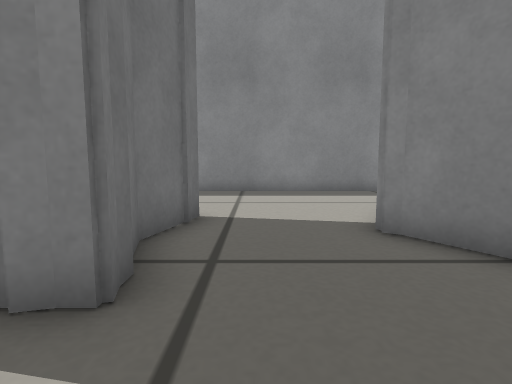
View 1 (above)

12 first-person views from a walk through a Gazebo world. The camera is 0.24 m above the floor, tilts 6° down and sees 80° across. The floor is counted in squares, 0.2 m on a side. Each view is taken from the middle of a square. On the plan, view 1 faces up. The plan holds only what a view shows up to about 13 squares ahead; the rest is blank.

View 2
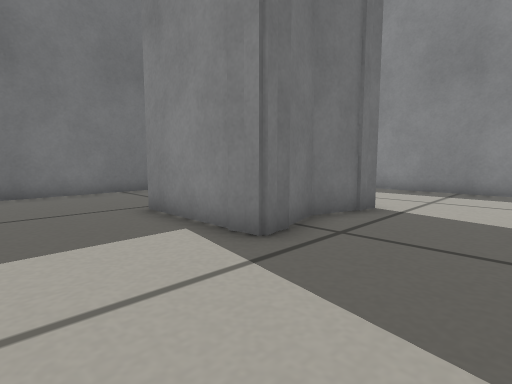

View 3
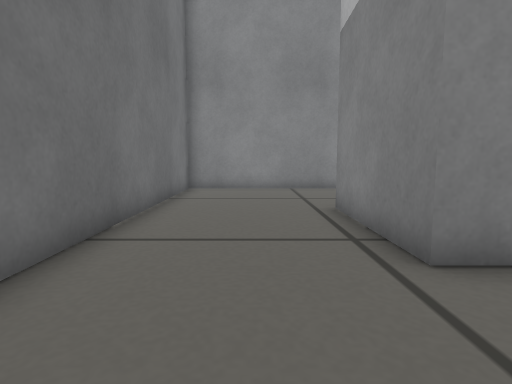

View 4
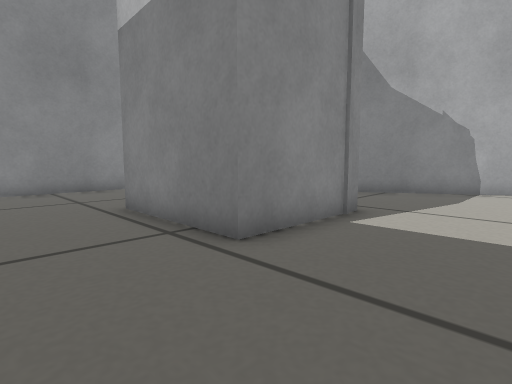

View 5
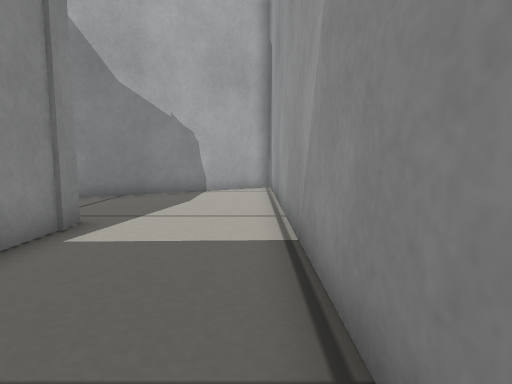

View 6
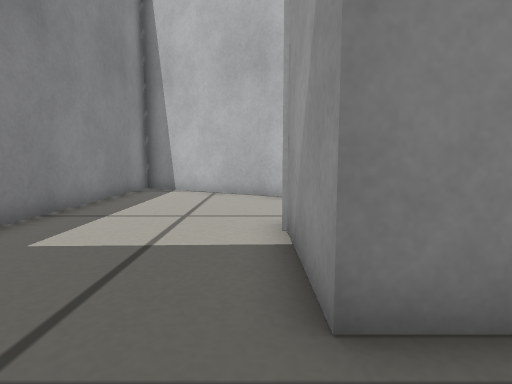

View 7
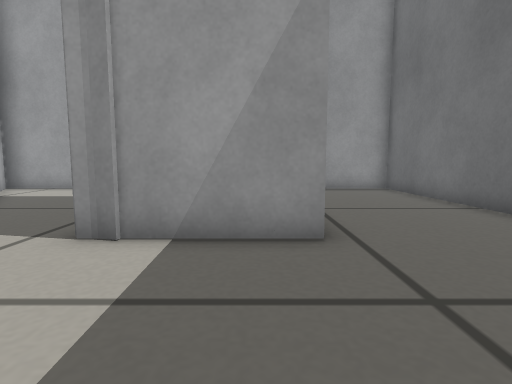

View 8
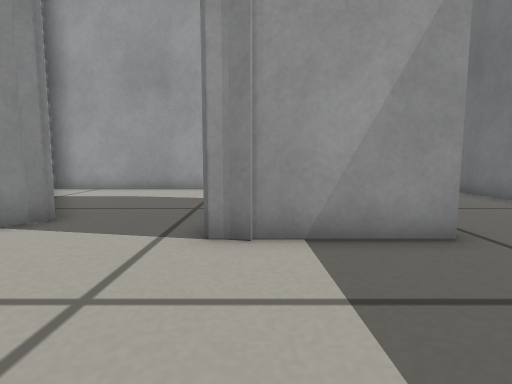

View 9
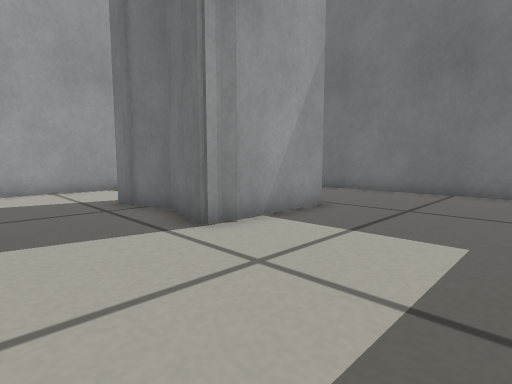

View 10
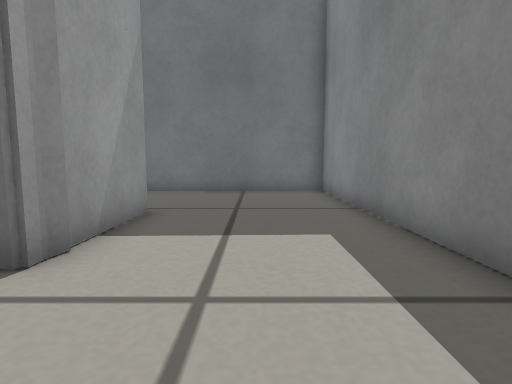

View 11
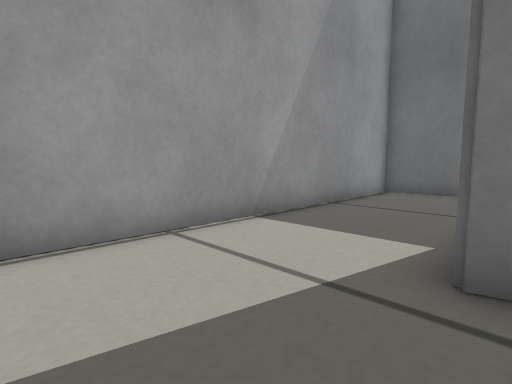

View 12
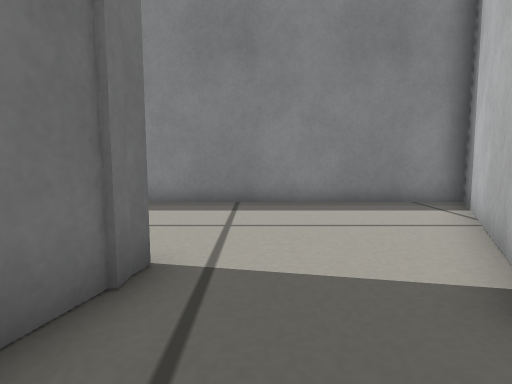

### Floor plan
Points are (right, up) in squares from view 1. A wall is a line through its corners. A room is listed if a view was taken in it or the views show most of it. See-through windows are left out.
Room 1 (views 1, 2, 3, 4, 5, 6, 7, 8, 9, 10, 11, 12)
walls: (-1.2, 6.4) (-1.7, 4.4) (-1.2, 2.5); (-1.9, 6.6) (-1.3, 6.4) (-1.3, 5.6); (-1.3, 3.1) (-1.3, 2.4) (-2, 2.2); (-1.3, 2.3) (-5, 2.3) (-5, 6.5) (-1.3, 6.5); (2.1, 5) (5.9, 11.6) (-9.8, 11.6) (-9.4, -1.6) (6.4, -1.6) (2.1, 5)

Where each view was taken, in squares from view 1:
view 1: 0 up, 0 right, facing up
view 2: 1 down, 2 right, facing up-left
view 3: 1 down, 7 left, facing up
view 4: 1 down, 8 left, facing up-right
view 5: 1 down, 7 left, facing right
view 6: 7 up, 7 left, facing right
view 7: 11 up, 4 left, facing down
view 8: 11 up, 2 left, facing down
view 9: 11 up, 2 right, facing down-left
view 10: 9 up, 2 right, facing left
view 11: 3 up, 2 right, facing down-left
view 12: 3 up, 0 right, facing up
